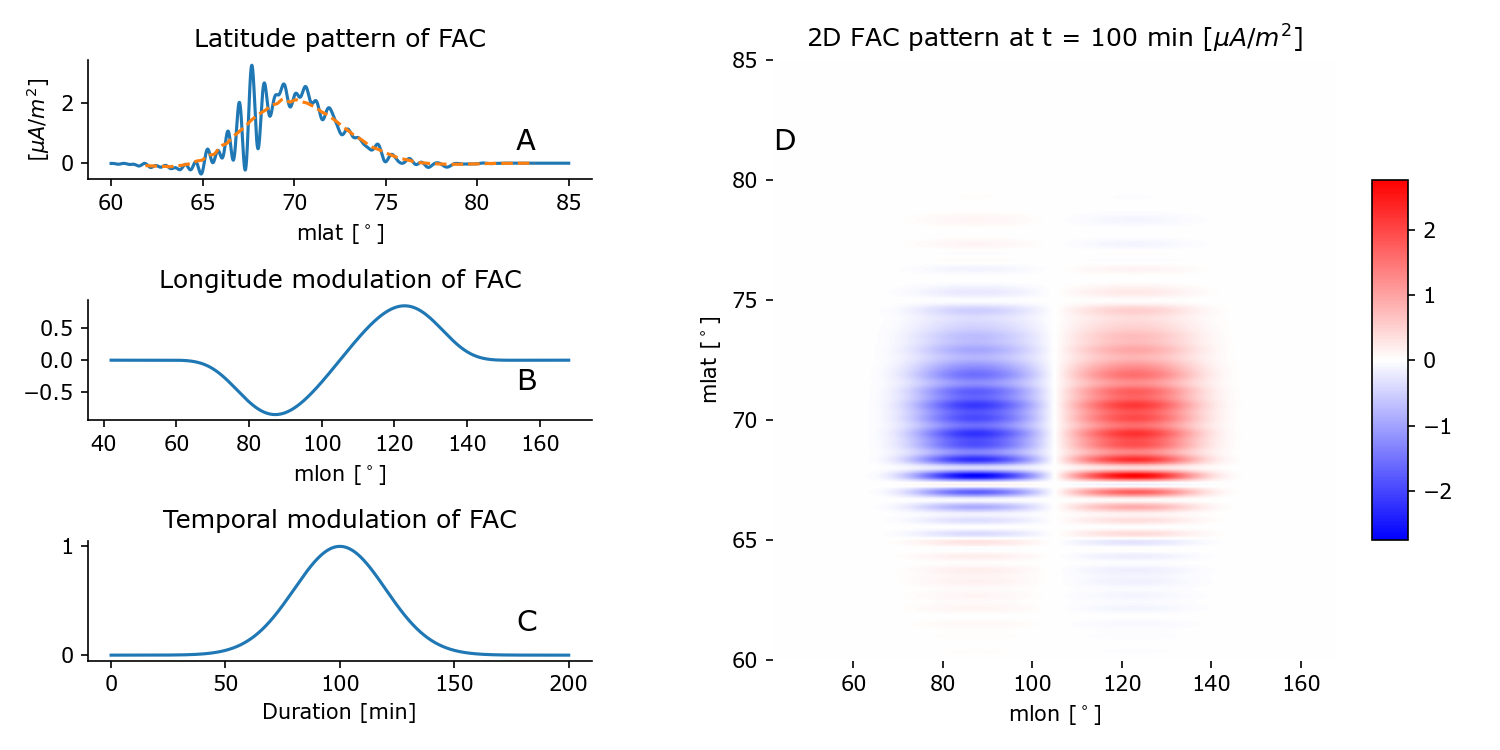

Write the Python code that produced this figure.
#!/usr/bin/env python3
# -*- coding: utf-8 -*-
"""
Created on Tue Oct  3 10:42:30 2023

@author: jone
"""

import fac_input_to_matt
import numpy as np
import matplotlib.pyplot as plt
import pandas as pd

#Global variables
RE = 6371.2 #Earth radius in km
maph = 110 # Height in km of SECS representation of height integrated currents


# Evaluate the analytic FAC function at the grid
centerlon = 105 # the longitudinal cenrte (in degrees) of SCW structure
width = 90 # longitudinal width in degrees of SCW feature
scaling = 10 # increase the resulting FAC magnitudes, since the fitted values are too small (AMPERE does not capture small scale stuff)
duration = 200 # duration of time to model, in minutes
sigmat = 20 # Sigma of the Gaussian temporal modulation of the pattern [minutes]
L = 7628.888
startmlon = centerlon - 0.7*width
stopmlon = centerlon + 0.7*width
startmlat = 60
stopmlat = 85
Nres = 2000

# mlon part
mlon = np.linspace(startmlon, stopmlon, Nres)
lonfac = fac_input_to_matt.lon_fac(mlon, centerlon = centerlon, width = width)
plt.plot(mlon, lonfac)

# mlat part
mlat = np.linspace(startmlat, stopmlat, Nres)
latfac = fac_input_to_matt.lat_fac(mlat, L = L, scaling = scaling)
plt.plot(mlat, latfac)

# time part
time = np.linspace(0, duration, Nres)
timefac = fac_input_to_matt.temp_fac(time, duration=duration, sigmat=sigmat)
plt.plot(time, timefac)

# Full FAC pattern
shape = (Nres,Nres)
_t = 100
_times = np.ones(shape)*_t #temporal locations to evaluare for FAC [minuted]
_mlats, _mlons = np.meshgrid(mlat, mlon, indexing='ij')
fac = fac_input_to_matt.fac_input(_times, _mlons, _mlats, centerlon=centerlon, width=width, scaling=scaling) # [A/m2]
plt.pcolormesh(_mlons, _mlats, fac)

# datadict = {'mlat':_mlats, 'mlon':_mlons, 'fac':fac, '_mlat':mlat, 'mlatfactor':latfac, '_mlon':mlon, 'mlonfactor':lonfac}
# np.save('dB_paper_plotting.npy', datadict)
# dd = np.load('dB_paper_plotting.npy',allow_pickle=True)


# Create a figure with a gridspec layout
fig = plt.figure(figsize=(10, 5))
gs = fig.add_gridspec(3, 2, width_ratios=[1, 1.4])  # 2 columns, 3 rows with different column widths

# Create line plots in the left column
ax = fig.add_subplot(gs[0, 0])  # Left column
ax.plot(mlat, latfac*1e6)
df = pd.DataFrame(columns= ['fac'])
df.fac = latfac*1e6
ax.plot(mlat, df.rolling(300, center=True).fac.mean(), '--')
ax.set_title('Latitude pattern of FAC')
ax.set_ylabel('[$\mu A/m^2$]')
ax.set_xlabel('mlat [$^\circ$]')
ax.spines['top'].set_visible(False)
ax.spines['right'].set_visible(False)
ax.text(0.85,0.25,'A', transform=ax.transAxes, fontsize=14)
ax = fig.add_subplot(gs[1, 0])  # Left column
ax.plot(mlon, lonfac)
ax.set_title('Longitude modulation of FAC')
ax.set_xlabel('mlon [$^\circ$]')
ax.spines['top'].set_visible(False)
ax.spines['right'].set_visible(False)
ax.text(0.85,0.25,'B', transform=ax.transAxes, fontsize=14)
ax = fig.add_subplot(gs[2, 0])  # Left column
ax.plot(time, timefac)
ax.set_title('Temporal modulation of FAC')
ax.set_xlabel('Duration [min]')
ax.spines['top'].set_visible(False)
ax.spines['right'].set_visible(False)
ax.text(0.85,0.25,'C', transform=ax.transAxes, fontsize=14)
# Create a contour plot in the right column spanning all 3 rows
clim = 3
ax = fig.add_subplot(gs[:, 1])  # Right column
ax.set_title('2D FAC pattern at t = %3i min [$\mu A/m^2$]' % _t)
ax.set_xlabel('mlon [$^\circ$]')
ax.set_ylabel('mlat [$^\circ$]')
ax.spines['top'].set_visible(False)
ax.spines['bottom'].set_visible(False)
ax.spines['left'].set_visible(False)
ax.spines['right'].set_visible(False)
ccc = ax.pcolormesh(_mlons, _mlats, fac*1e6, cmap='bwr')
cbar = fig.colorbar(ccc, ax=ax, shrink=0.6, aspect=10)  # Add colorbar
# cbar.set_label('[$\mu A/m^2$]', rotation=90, labelpad=20)  # Adjust rotation and padding
ax.text(0.,0.85,'D', transform=ax.transAxes, fontsize=14)

# Adjust the aspect ratio to be slightly wider than it is tall
# ax.set_aspect('equal', adjustable='box')

# Adjust the layout
fig.tight_layout()
plt.subplots_adjust(wspace=0.3)  # Adjust the horizontal space between subplots
fig.savefig('fac_input_figure.png')
# Show the plot
plt.show()
